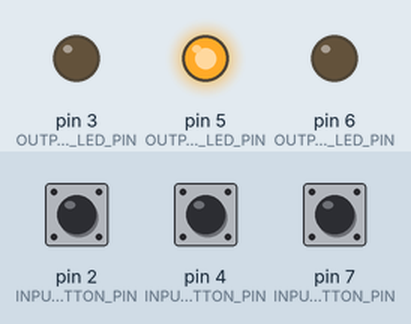
Simulated run of this sketch. Board: Arduino Uno, built with avr-gcc and run on an emulated ATmega328P. Parts: output pins drawn as LEDs (lit = HIGH). The test bench sets the inputs (shaded band); at power-on: pin 2 (INPUT_PD_BUTTON_PIN) LOW, pin 4 (INPUT_PU_BUTTON_PIN) LOW, pin 7 (INPUT_IPU_BUTTON_PIN) HIGH.

Above: at 1.2 s.
1.3 s: pin 2 (INPUT_PD_BUTTON_PIN) pulled HIGH for 0.15 s
At 1.39 s:
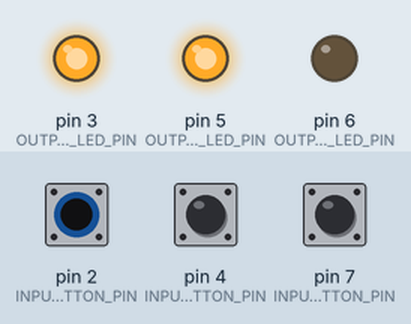
2.9 s: pin 4 (INPUT_PU_BUTTON_PIN) pulled HIGH for 0.15 s
At 2.98 s:
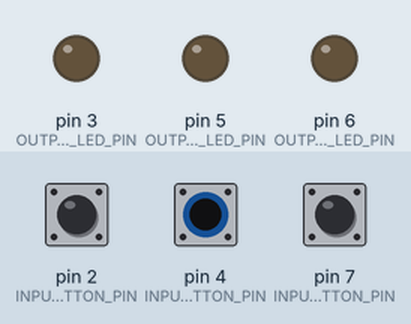
4.5 s: pin 7 (INPUT_IPU_BUTTON_PIN) pulled LOW for 0.15 s
At 4.57 s:
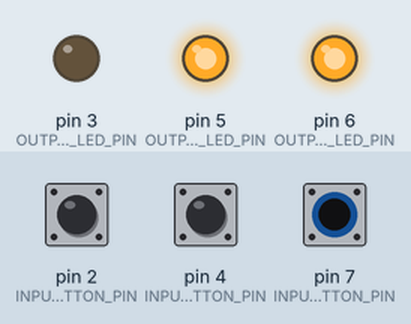
6.1 s: pin 7 (INPUT_IPU_BUTTON_PIN) pulled LOW for 3.2 s
At 9.8 s:
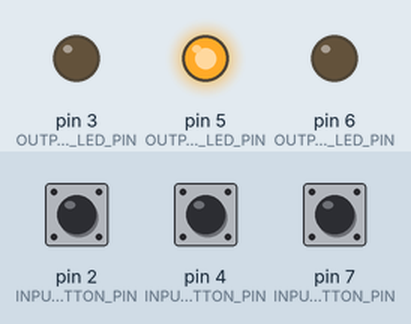
10.8 s: pin 2 (INPUT_PD_BUTTON_PIN) pulled HIGH for 3.2 s
At 12.3 s:
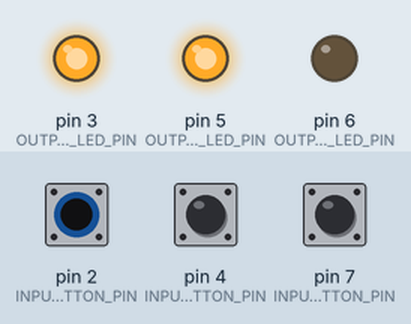
15.5 s: pin 2 (INPUT_PD_BUTTON_PIN) driven HIGH and pin 4 (INPUT_PU_BUTTON_PIN) driven HIGH
At 16.4 s:
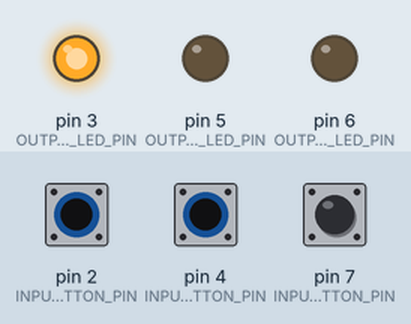
Timing chart, 0 to 18.0 s (numbered marks = the images above; inputs shaded):
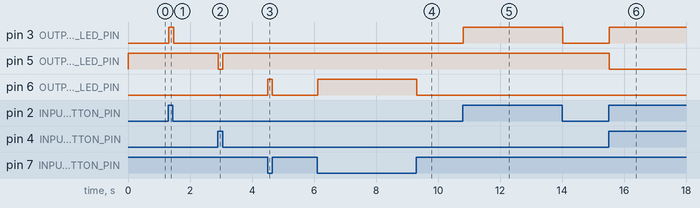

Measured:
- after the input at 1.3 s, pin 3 (OUTPUT_PD_LED_PIN): LOW → HIGH at once, → LOW 0.15 s later
- after the input at 2.9 s, pin 5 (OUTPUT_PU_LED_PIN): HIGH → LOW at once, → HIGH 0.15 s later
- after the input at 4.5 s, pin 6 (OUTPUT_IPU_LED_PIN): LOW → HIGH at once, → LOW 0.15 s later
- after the input at 6.1 s, pin 6 (OUTPUT_IPU_LED_PIN): LOW → HIGH at once, → LOW 3.2 s later
- after the input at 10.8 s, pin 3 (OUTPUT_PD_LED_PIN): LOW → HIGH at once, → LOW 3.2 s later
- after the input at 15.5 s, pin 3 (OUTPUT_PD_LED_PIN): LOW → HIGH at once; pin 5 (OUTPUT_PU_LED_PIN): HIGH → LOW at once

The sketch:

Week4L1.ino
```cpp
const int INPUT_PD_BUTTON_PIN = 2;
const int INPUT_PU_BUTTON_PIN = 4;
const int INPUT_IPU_BUTTON_PIN = 7;
const int OUTPUT_PD_LED_PIN = 3;
const int OUTPUT_PU_LED_PIN = 5;
const int OUTPUT_IPU_LED_PIN = 6;

void setup() {
  // put your setup code here, to run once:
  pinMode(INPUT_PD_BUTTON_PIN, INPUT);
  pinMode(INPUT_PU_BUTTON_PIN, INPUT);
  pinMode(INPUT_IPU_BUTTON_PIN, INPUT_PULLUP);
  pinMode(OUTPUT_PD_LED_PIN, OUTPUT);
  pinMode(OUTPUT_PU_LED_PIN, OUTPUT);
  pinMode(OUTPUT_IPU_LED_PIN, OUTPUT);
}

void loop() {
  // put your main code here, to run repeatedly:
  int pdButtonState = digitalRead(INPUT_PD_BUTTON_PIN);
  int puButtonState = digitalRead(INPUT_PU_BUTTON_PIN);
  int ipuButtonState = digitalRead(INPUT_IPU_BUTTON_PIN);

  digitalWrite(OUTPUT_PD_LED_PIN, pdButtonState);
  digitalWrite(OUTPUT_PU_LED_PIN, !puButtonState);
  digitalWrite(OUTPUT_IPU_LED_PIN, !ipuButtonState);
  delay(30);
}
```
